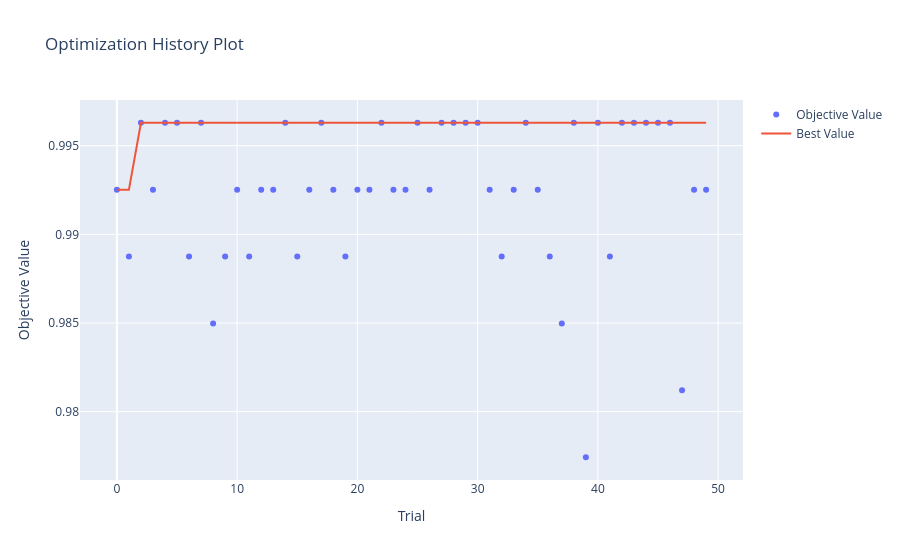
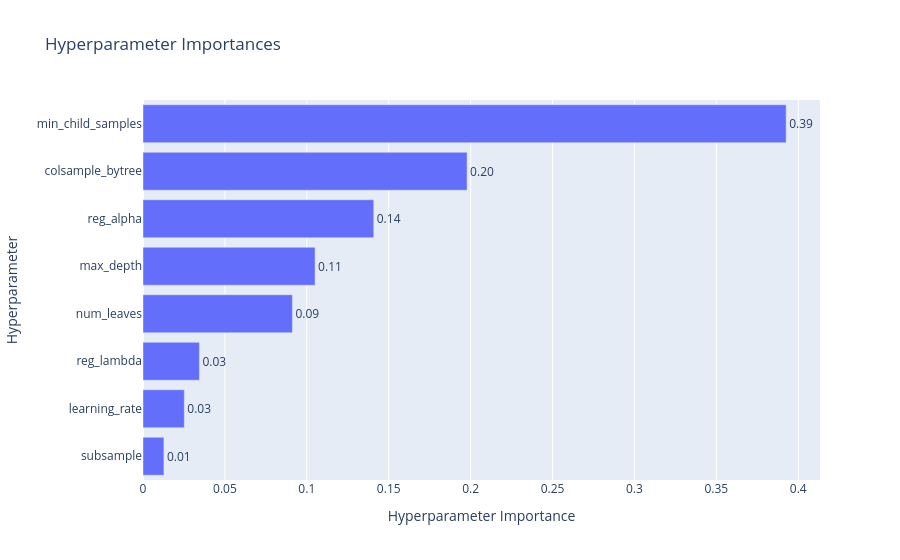

The code cell stored with these charts, in order, in its notebook:
### Code cell
fig1 = plot_optimization_history(study)
fig1.write_image("../reports/optuna_history.png")
fig1.show()

fig2 = plot_param_importances(study)
fig2.write_image("../reports/optuna_importances.png")
fig2.show()

### Figure 1 — Plotly figure (JSON) as saved in the notebook; plotly's stock layout.template omitted (floating-point values rounded to 4 significant figures)
{"data": [{"mode": "markers", "name": "Objective Value", "type": "scatter", "x": [0, 1, 2, 3, 4, 5, 6, 7, 8, 9, 10, 11, 12, 13, 14, 15, 16, 17, 18, 19, 20, 21, 22, 23, 24, 25, 26, 27, 28, 29, 30, 31, 32, 33, 34, 35, 36, 37, 38, 39, 40, 41, 42, 43, 44, 45, 46, 47, 48, 49], "y": [0.9925, 0.9887, 0.9963, 0.9925, 0.9963, 0.9963, 0.9887, 0.9963, 0.985, 0.9887, 0.9925, 0.9887, 0.9925, 0.9925, 0.9963, 0.9887, 0.9925, 0.9963, 0.9925, 0.9887, 0.9925, 0.9925, 0.9963, 0.9925, 0.9925, 0.9963, 0.9925, 0.9963, 0.9963, 0.9963, 0.9963, 0.9925, 0.9887, 0.9925, 0.9963, 0.9925, 0.9887, 0.985, 0.9963, 0.9774, 0.9963, 0.9887, 0.9963, 0.9963, 0.9963, 0.9963, 0.9963, 0.9812, 0.9925, 0.9925]}, {"mode": "lines", "name": "Best Value", "type": "scatter", "x": [0, 1, 2, 3, 4, 5, 6, 7, 8, 9, 10, 11, 12, 13, 14, 15, 16, 17, 18, 19, 20, 21, 22, 23, 24, 25, 26, 27, 28, 29, 30, 31, 32, 33, 34, 35, 36, 37, 38, 39, 40, 41, 42, 43, 44, 45, 46, 47, 48, 49], "y": [0.9925, 0.9925, 0.9963, 0.9963, 0.9963, 0.9963, 0.9963, 0.9963, 0.9963, 0.9963, 0.9963, 0.9963, 0.9963, 0.9963, 0.9963, 0.9963, 0.9963, 0.9963, 0.9963, 0.9963, 0.9963, 0.9963, 0.9963, 0.9963, 0.9963, 0.9963, 0.9963, 0.9963, 0.9963, 0.9963, 0.9963, 0.9963, 0.9963, 0.9963, 0.9963, 0.9963, 0.9963, 0.9963, 0.9963, 0.9963, 0.9963, 0.9963, 0.9963, 0.9963, 0.9963, 0.9963, 0.9963, 0.9963, 0.9963, 0.9963]}, {"marker": {"color": "#cccccc"}, "mode": "markers", "name": "Infeasible Trial", "showlegend": false, "type": "scatter", "x": [], "y": []}], "layout": {"title": {"text": "Optimization History Plot"}, "xaxis": {"title": {"text": "Trial"}}, "yaxis": {"title": {"text": "Objective Value"}}}}

### Figure 2 — Plotly figure (JSON) as saved in the notebook; plotly's stock layout.template omitted (floating-point values rounded to 4 significant figures)
{"data": [{"cliponaxis": false, "hovertemplate": ["subsample (FloatDistribution): 0.01276808988275456<extra></extra>", "learning_rate (FloatDistribution): 0.025215260360337624<extra></extra>", "reg_lambda (FloatDistribution): 0.03444046085142853<extra></extra>", "num_leaves (IntDistribution): 0.0912205580778143<extra></extra>", "max_depth (IntDistribution): 0.10504480863413306<extra></extra>", "reg_alpha (FloatDistribution): 0.14086134532464598<extra></extra>", "colsample_bytree (FloatDistribution): 0.1978348619951528<extra></extra>", "min_child_samples (IntDistribution): 0.3926146148737332<extra></extra>"], "name": "Objective Value", "orientation": "h", "text": ["0.01", "0.03", "0.03", "0.09", "0.11", "0.14", "0.20", "0.39"], "textposition": "outside", "type": "bar", "x": [0.01277, 0.02522, 0.03444, 0.09122, 0.105, 0.1409, 0.1978, 0.3926], "y": ["subsample", "learning_rate", "reg_lambda", "num_leaves", "max_depth", "reg_alpha", "colsample_bytree", "min_child_samples"]}], "layout": {"title": {"text": "Hyperparameter Importances"}, "xaxis": {"title": {"text": "Hyperparameter Importance"}}, "yaxis": {"title": {"text": "Hyperparameter"}}}}
